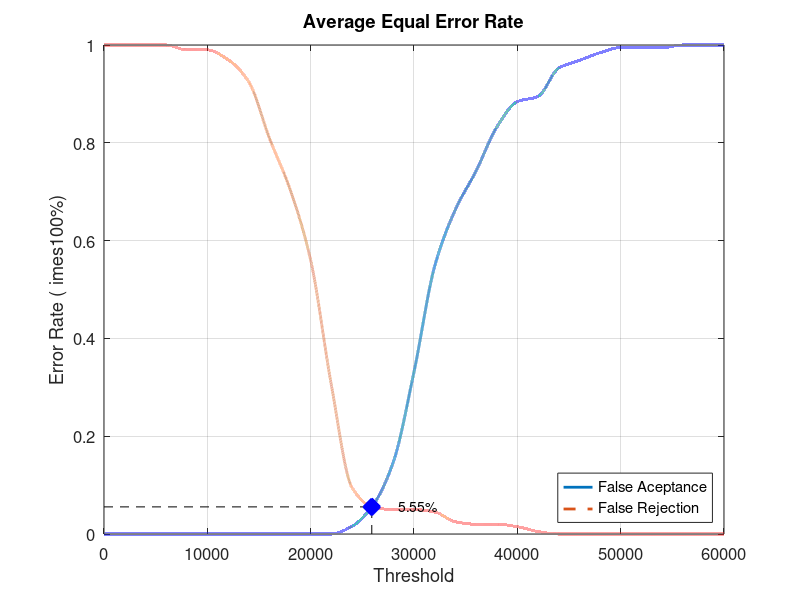
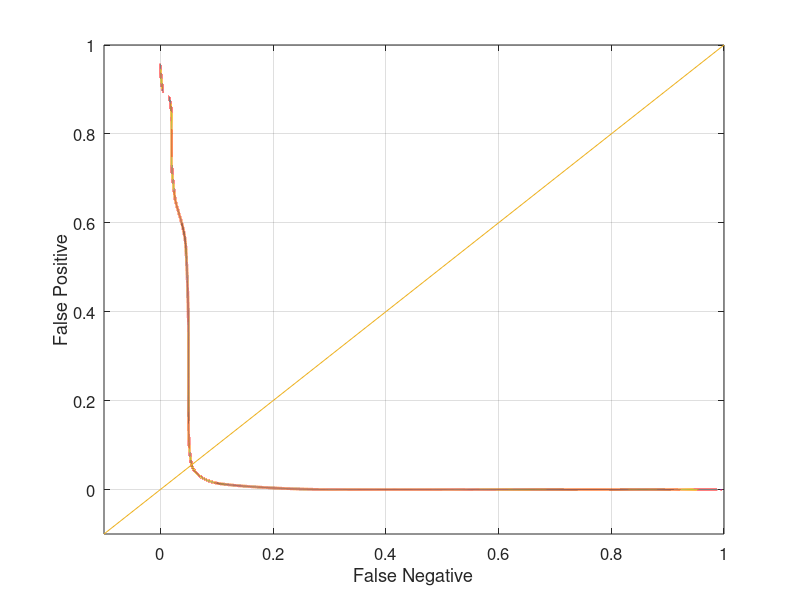

Write the MATLAB code that produced these figures, in order.
close all;
clear;
clc;
x = 0:2000:60000;
xq = 0:0.5:60000;

y0 = [0 0 0 0 0 0 0 0 0 0 0 0 0.0157895 0.0578947 0.147368 0.331579 0.547368 0.663158 0.742105 0.831579 0.884211 0.894737 0.952632 0.968421 0.984211 0.994737 0.994737 0.994737 1 1 1]
yy0 = interp1(x, y0, xq, 'pchip');
y1 = [1 1 1 1 0.99 0.99 0.97 0.925 0.81 0.705 0.56 0.305 0.095 0.055 0.05 0.05 0.045 0.025 0.02 0.02 0.015 0.005 0 0 0 0 0 0 0 0 0]
yy1 = interp1(x, y1, xq, 'pchip');

% Calculating EER: 
y2 = abs(y0 - y1);
find(y2 == min(y2))
yy2 = abs(yy0 - yy1);
xEER = find(yy2 == min(yy2));
xEERIndex = xq(xEER) % X-axis EER
yEER = yy0(xEER) % Y-axis EER

main = figure
plot(xq, yy0,'-','LineWidth', 2);	hold on
plot(xq, yy1,'--','LineWidth', 2);	hold on
plot([xEERIndex xEERIndex], [0 yEER], 'k--');	hold on
plot([0 xEERIndex], [yEER yEER], 'k--');	hold on
plot(xEERIndex, yEER, 'bx', 'LineWidth', 10);	hold on
text(xEERIndex + 10 * xEERIndex / 100, yEER, [num2str(round((10000 * yEER)) / 100) '%'])
legend('False Aceptance', 'False Rejection', 'Location', 'SouthEast')
xlabel('Threshold')
ylabel('Error Rate (	imes100%)')
title('Average Equal Error Rate')
set(gca, 'FontSize', 12)
axis([0 60000 0 1])
grid on

print(main, 'Database2_1Main', '-dpng');
FNRxFPR = figure('Color', [1 1 1]);
plot(yy1, yy0, '-', yy1, yy0, 'LineWidth', 2);
hold on
y = -0.1:0.1:1
plot(y, y); 
set(gca, 'FontSize', 12)
xlabel('False Negative')
ylabel('False Positive')
axis([-0.1 1 -0.1 1])
set(gca, 'FontSize', 12)
grid on

print(FNRxFPR, 'Database2_1FNRxFPR','-dpng');
